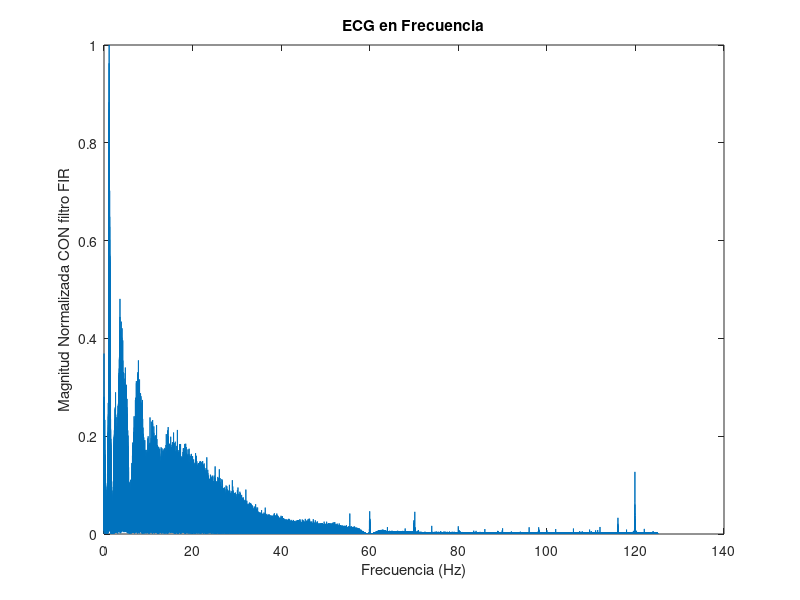

MATLAB code to generate this figure:
clc; 
clear; 
close all;
load('ecg.mat')

Fs = 250;
G = 2000;

ecg = ecg/G;
ecg = (ecg - mean(ecg))/std(ecg);
t = (1:1:length(ecg))*(1/Fs);

F = fft(ecg);
F = abs(F);
F = F(1:ceil(end/2));
F = F/max(F);
L = length(F);
f = (1:1:L)*((Fs/2)/L);

%% Filtrado FIR

% Caracteristicas del filtro
orden = 200;
limi = 59;
lims = 61;

% Normalizar
limi_n = limi/(Fs/2);
lims_n = lims/(Fs/2);

% Crear filtro
a = 1;
b = fir1(orden,[limi_n lims_n],'stop');

% Filtrar señal
ecg_limpio = filtfilt(b,a,ecg);

figure;
F = fft(ecg_limpio);
F = abs(F);
F = F(1:ceil(end/2));
F = F/max(F);
plot(f,F)
xlabel('Frecuencia (Hz)');
ylabel('Magnitud Normalizada CON filtro FIR');
title('ECG en Frecuencia');

